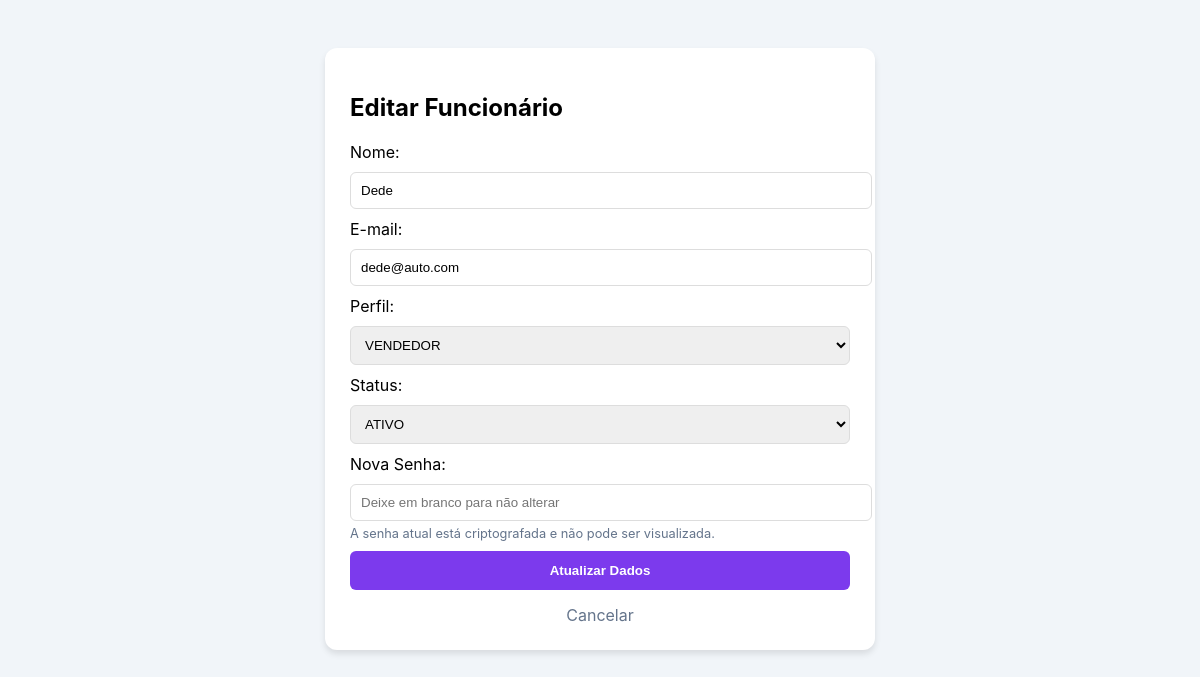
/EditarUsuario.php?id=13 (signed in), run on the app's committed database.
### tables this page shows
CREATE TABLE `usuarios` (
  `id_usuario` int(11) NOT NULL,
  `nome` varchar(100) NOT NULL,
  `email` varchar(100) NOT NULL,
  `senha` varchar(255) NOT NULL,
  `perfil` enum('GERENTE','VENDEDOR','ESTOQUISTA') DEFAULT NULL,
  `status_usuario` enum('ATIVO','INATIVO') DEFAULT 'ATIVO',
  `percentual_desconto_max` int(11) DEFAULT 0
);

### EditarUsuario.php (the view, shortened to what this page needs)
<?php
include 'conexao.php';
if (isset($_GET['id'])) {
    $id = intval($_GET['id']);
    $res = $conn->query("SELECT * FROM usuarios WHERE id_usuario = $id");
    $dados = $res->fetch_assoc();
}
?>
<!DOCTYPE html>
<html lang="pt-br">
<head>
</head>
<body>
    <div class="card">
        <h2>Editar Funcionário</h2>
        <form method="POST" action="EditarUsuario.php?id=<?php echo $id; ?>">
            <label>Nome:</label>
            <input type="text" name="nome" value="<?php echo $dados['nome']; ?>" required>
            <label>E-mail:</label>
            <input type="email" name="email" value="<?php echo $dados['email']; ?>" required>
            <label>Perfil:</label>
            <select name="perfil">
                <option value="VENDEDOR" <?php if($dados['perfil'] == 'VENDEDOR') echo 'selected'; ?>>VENDEDOR</option>
            </select>
            <label>Status:</label>
            <select name="status_usuario">
                <option value="ATIVO" <?php if($dados['status_usuario'] == 'ATIVO') echo 'selected'; ?>>ATIVO</option>
            </select>
            <label>Nova Senha:</label>
            <input type="password" name="nova_senha" placeholder="Deixe em branco para não alterar">
            <p class="info-senha">A senha atual está criptografada e não pode ser visualizada.</p>
            <button type="submit" name="atualizar" class="btn">Atualizar Dados</button>
        </form>
        <a href="UsuariosGestao.php" style="display:block; text-align:center; margin-top:15px; text-decoration:none; color:#64748b;">Cancelar</a>
    </div>
</body>
</html>

### EditarUsuario.php (style rules this page uses)
body { font-family: 'Inter', sans-serif; background: #f1f5f9; padding: 40px; }
.card { background: white; padding: 25px; border-radius: 12px; max-width: 500px; margin: auto; box-shadow: 0 4px 6px rgba(0,0,0,0.1); }
input, select { width: 100%; padding: 10px; margin: 10px 0; border: 1px solid #ddd; border-radius: 6px; }
.btn { background: #7c3aed; color: white; border: none; padding: 12px; width: 100%; border-radius: 6px; cursor: pointer; font-weight: bold; }
.info-senha { font-size: 0.8rem; color: #64748b; margin-top: -5px; margin-bottom: 10px; }

### data on the page
usuarios: nome "Dede", email "dede@auto.com", status_usuario "ATIVO"
